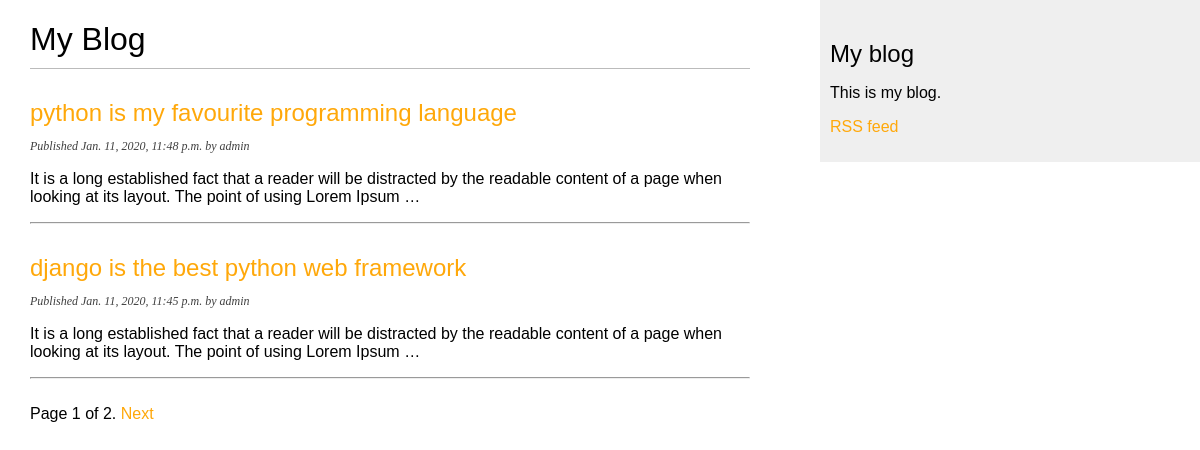
Screenshot of /blog/ with the database file from the repository.
### blog/models.py (models this page shows, shortened)
class Post(models.Model):
    STATUS_CHOICES = (
        ('draft', 'Draft'),
        ('published', 'Published'),
    )
    title = models.CharField(max_length=250)
    slug = models.SlugField(max_length=250,
                            unique_for_date='publish')
    author = models.ForeignKey(User,
                               on_delete=models.CASCADE,
                               related_name='blog_posts')
    body = models.TextField()
    publish = models.DateTimeField(default=timezone.now)
    created = models.DateTimeField(auto_now_add=True)
    updated = models.DateTimeField(auto_now=True)
    status = models.CharField(max_length=10,
                              choices=STATUS_CHOICES,
                              default='draft')
    objects = models.Manager() # The default manager.
    published = PublishedManager() # The custom manager.
    class Meta:
        ordering = ('-publish',)
    def get_absolute_url(self):
        args=[
            self.publish.year,
            self.publish.month,
            self.publish.day,
            self.slug,
            ]
        return reverse('blog:post_detail', args=args)

### blog/views.py (the view)
# urls.py: path('', views.post_list, name='post_list'),
def post_list(request):
    object_list = Post.published.all()
    paginator = Paginator(object_list, 2) # 2 posts in each page
    page = request.GET.get('page')
    try:
        posts = paginator.page(page)
    except PageNotAnInteger:
        posts = paginator.page(1)
    except EmptyPage:
        posts = paginator.page(paginator.num_pages)
    return render(request,
                  'blog/post_list.html',
                  {'page': page,
                   'posts': posts})

### blog/models.py (called while the page is built)
    def get_queryset(self):
        return super().get_queryset().filter(status='published')

### blog/templates/blog/post_list.html (shortened to what this page needs)
{% extends "base.html" %}
{% block content %}
  <h1>My Blog</h1>
  {% for post in posts %}
    <h2>
      <a href="{{ post.get_absolute_url }}">
        {{ post.title }}
      </a>
    </h2>
    <p class="date">
      Published {{ post.publish }} by {{ post.author }}
    </p>
    {{ post.body|truncatewords:30|linebreaks }}
    <hr class="border"/>
  {% endfor %}<br />
  {% include "pagination.html" with page=posts %}
{% endblock %}

### blog/templates/base.html (shortened to what this page needs)
{% load static %}
<!DOCTYPE html>
<html>
<head>
  <link href="{% static "css/blog.css" %}" rel="stylesheet">
</head>
<body>
  <div id="content">
    {% block content %}
    {% endblock %}
  </div>
  <div id="sidebar">
    <h2>My blog</h2>
      <p>This is my blog.</p>
      <p><a href="{% url "blog:post_feed" %}" title="Subscribe to my RSS feed">RSS feed</a></p>
  </div>
</body>
</html>

### blog/templates/pagination.html (shortened to what this page needs)
<div class="pagination">
  <span class="step-links">
    <span class="current">
      Page {{ page.number }} of {{ page.paginator.num_pages }}.
    </span>
      {% if page.has_next %}
        <a href="?page={{ page.next_page_number }}">Next</a>
      {% endif %}
  </span>
</div>

### blog/static/css/blog.css (style rules this page uses)
body { margin:0; padding:0; font-family:helvetica, sans-serif; }
a { color: #ffa80a; text-decoration:none; }
h1 { font-weight:normal; border-bottom:1px solid #bbb; padding:0 0 10px 0; }
h2 { font-weight:normal; margin:30px 0 0; }
#content { float:left; width:60%; padding:0 0 0 30px; }
#sidebar { float:right; width:30%; padding:10px; background:#efefef; height:100%; }
p.date { color: #404040; font-family: georgia, serif; font-size: 12px; font-style: italic; }
.border { color: #bbb; }

### rows the page displays
Post: title "python is my favourite programming language", publish "Jan. 11, 2020, 11:48 p.m.", author "admin", body "It is a long established fact that a reader will be distracted by the readable content of a page when looking at its layout. The point of using Lorem Ipsum …"
Post: title "django is the best python web framework", publish "Jan. 11, 2020, 11:45 p.m.", author "admin", body "It is a long established fact that a reader will be distracted by the readable content of a page when looking at its layout. The point of using Lorem Ipsum …"

### other values shown
{{ page.number }} "1"
{{ page.paginator.num_pages }} "2"
